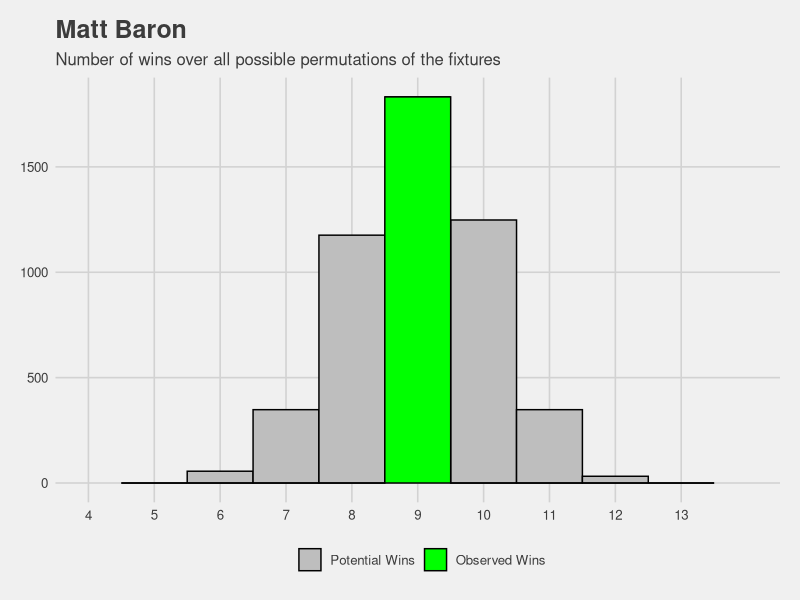
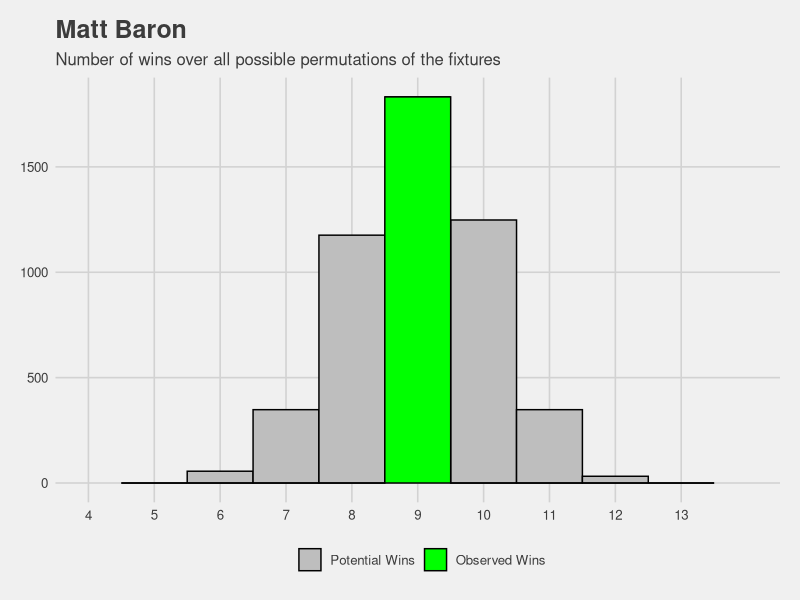

Write R code to recreate these figures, in order.
##%######################################################%##
#                                                          #
####                Get list of team IDs                ####
#                                                          #
##%######################################################%##

# 1 = Mara
# 2 = Paul
# 3 = Baron
# 4 = Bish
# 5 = Kirch
# 6 = Brown
# 7 = Pansini
# 8 = Rossi

##%######################################################%##
#                                                          #
####     Get all permutations of potential fixtures     ####
#                                                          #
##%######################################################%##

library(tidyverse)
library(ggthemes)
library(pracma)
all_fixtures <- data.frame(perms(c(1,2,4,5,6,7,8)))

##%######################################################%##
#                                                          #
####           Rename and add rounds 8 to 17            ####
#                                                          #
##%######################################################%##

all_fixtures <-
  all_fixtures %>%
  transmute("Round 1" = X1,
            "Round 2" = X2,
            "Round 3" = X3,
            "Round 4" = X4,
            "Round 5" = X5,
            "Round 6" = X6,
            "Round 7" = X7,
            "Round 8" = X1,
            "Round 9" = X2,
            "Round 10" = X3,
            "Round 11" = X4,
            "Round 15" = X5,
            "Round 16" = X6,
            "Total Wins" = 0)

##%######################################################%##
#                                                          #
####  Mutate to get scores by opponent for each round   ####
#                                                          #
##%######################################################%##

all_fixtures <-
all_fixtures %>%
  mutate(`Round 1` =
           case_when(
             `Round 1` == 8 ~ 1521,  # Rossi
             `Round 1` == 7 ~ 1502,  # Pansini
             `Round 1` == 6 ~ 1441,  # Brown
             `Round 1` == 5 ~ 1411,  # Kirch
             `Round 1` == 4 ~ 1381,  # Bish
             `Round 1` == 3 ~ 1500,  # Baron
             `Round 1` == 2 ~ 1550,  # Paul
             `Round 1` == 1 ~ 1583), # Mara
         
         `Round 2` =
           case_when(
             `Round 2` == 8 ~ 1586,  # Rossi
             `Round 2` == 7 ~ 1549,  # Pansini
             `Round 2` == 6 ~ 1582,  # Brown
             `Round 2` == 5 ~ 1493,  # Kirch
             `Round 2` == 4 ~ 1424,  # Bish
             `Round 2` == 3 ~ 1540,  # Baron
             `Round 2` == 2 ~ 1689,  # Paul
             `Round 2` == 1 ~ 1564), # Mara
         
         `Round 3` =
           case_when(
             `Round 3` == 8 ~ 1562,  # Rossi
             `Round 3` == 7 ~ 1523,  # Pansini
             `Round 3` == 6 ~ 1562,  # Brown
             `Round 3` == 5 ~ 1482,  # Kirch
             `Round 3` == 4 ~ 1477,  # Bish
             `Round 3` == 3 ~ 1518,  # Baron
             `Round 3` == 2 ~ 1601,  # Paul
             `Round 3` == 1 ~ 1500), # Mara
         
         `Round 4` =
           case_when(
             `Round 4` == 8 ~ 1532,  # Rossi
             `Round 4` == 7 ~ 1362,  # Pansini
             `Round 4` == 6 ~ 1577,  # Brown
             `Round 4` == 5 ~ 1597,  # Kirch
             `Round 4` == 4 ~ 1344,  # Bish
             `Round 4` == 3 ~ 1475,  # Baron
             `Round 4` == 2 ~ 1635,  # Paul
             `Round 4` == 1 ~ 1684), # Mara
         
         `Round 5` =
           case_when(
             `Round 5` == 8 ~ 1590,  # Rossi
             `Round 5` == 7 ~ 1524,  # Pansini
             `Round 5` == 6 ~ 1528,  # Brown
             `Round 5` == 5 ~ 1379,  # Kirch
             `Round 5` == 4 ~ 1530,  # Bish
             `Round 5` == 3 ~ 1546,  # Baron
             `Round 5` == 2 ~ 1574,  # Paul
             `Round 5` == 1 ~ 1635), # Mara
         
         `Round 6` =
           case_when(
             `Round 6` == 8 ~ 1577,  # Rossi
             `Round 6` == 7 ~ 1668,  # Pansini
             `Round 6` == 6 ~ 1480,  # Brown
             `Round 6` == 5 ~ 1500,  # Kirch
             `Round 6` == 4 ~ 1464,  # Bish
             `Round 6` == 3 ~ 1784,  # Baron
             `Round 6` == 2 ~ 1787,  # Paul
             `Round 6` == 1 ~ 1543), # Mara
         
         `Round 7` =
           case_when(
             `Round 7` == 8 ~ 1547,  # Rossi
             `Round 7` == 7 ~ 1589,  # Pansini
             `Round 7` == 6 ~ 1528,  # Brown
             `Round 7` == 5 ~ 1243,  # Kirch
             `Round 7` == 4 ~ 1487,  # Bish
             `Round 7` == 3 ~ 1624,  # Baron
             `Round 7` == 2 ~ 1634,  # Paul
             `Round 7` == 1 ~ 1640), # Mara
         
         `Round 8` =
           case_when(
             `Round 8` == 8 ~ 1645,  # Rossi
             `Round 8` == 7 ~ 1506,  # Pansini
             `Round 8` == 6 ~ 1467,  # Brown
             `Round 8` == 5 ~ 1391,  # Kirch
             `Round 8` == 4 ~ 1675,  # Bish
             `Round 8` == 3 ~ 1694,  # Baron
             `Round 8` == 2 ~ 1511,  # Paul
             `Round 8` == 1 ~ 1551), # Mara
         
         `Round 9` =
           case_when(
             `Round 9` == 8 ~ 1535,  # Rossi
             `Round 9` == 7 ~ 1701,  # Pansini
             `Round 9` == 6 ~ 1414,  # Brown
             `Round 9` == 5 ~ 1441,  # Kirch
             `Round 9` == 4 ~ 1479,  # Bish
             `Round 9` == 3 ~ 1726,  # Baron
             `Round 9` == 2 ~ 1468,  # Paul
             `Round 9` == 1 ~ 1640), # Mara
         
         `Round 10` =
           case_when(
             `Round 10` == 8 ~ 1521,  # Rossi
             `Round 10` == 7 ~ 1489,  # Pansini
             `Round 10` == 6 ~ 1464,  # Brown
             `Round 10` == 5 ~ 1420,  # Kirch
             `Round 10` == 4 ~ 1508,  # Bish
             `Round 10` == 3 ~ 1665,  # Baron
             `Round 10` == 2 ~ 1572,  # Paul
             `Round 10` == 1 ~ 1551), # Mara
         
         `Round 11` =
           case_when(
             `Round 11` == 8 ~ 1603,  # Rossi
             `Round 11` == 7 ~ 1594,  # Pansini
             `Round 11` == 6 ~ 1522,  # Brown
             `Round 11` == 5 ~ 1422,  # Kirch
             `Round 11` == 4 ~ 1613,  # Bish
             `Round 11` == 3 ~ 1731,  # Baron
             `Round 11` == 2 ~ 1736,  # Paul
             `Round 11` == 1 ~ 1542), # Mara
         
         `Round 15` =
           case_when(
             `Round 15` == 8 ~ 1696,  # Rossi
             `Round 15` == 7 ~ 1534,  # Pansini
             `Round 15` == 6 ~ 1618,  # Brown
             `Round 15` == 5 ~ 1550,  # Kirch
             `Round 15` == 4 ~ 1453,  # Bish
             `Round 15` == 3 ~ 1677,  # Baron
             `Round 15` == 2 ~ 1569,  # Paul
             `Round 15` == 1 ~ 1493), # Mara
         
         `Round 16` =
           case_when(
             `Round 16` == 8 ~ 1704,  # Rossi
             `Round 16` == 7 ~ 1649,  # Pansini
             `Round 16` == 6 ~ 1731,  # Brown
             `Round 16` == 5 ~ 1307,  # Kirch
             `Round 16` == 4 ~ 1661,  # Bish
             `Round 16` == 3 ~ 1696,  # Baron
             `Round 16` == 2 ~ 1643,  # Paul
             `Round 16` == 1 ~ 1465)) # Mara
         
##%######################################################%##
#                                                          #
####      Get win or loss as Boolean true / false       ####
#                                                          #
##%######################################################%##

all_results <-
  all_fixtures %>%
  mutate(`Round 1` = ifelse(`Round 1` < 1500, TRUE, FALSE)) %>%
  mutate(`Round 2` = ifelse(`Round 2` < 1540, TRUE, FALSE)) %>%
  mutate(`Round 3` = ifelse(`Round 3` < 1518, TRUE, FALSE)) %>%
  mutate(`Round 4` = ifelse(`Round 4` < 1475, TRUE, FALSE)) %>%
  mutate(`Round 5` = ifelse(`Round 5` < 1546, TRUE, FALSE)) %>%
  mutate(`Round 6` = ifelse(`Round 6` < 1784, TRUE, FALSE)) %>%
  mutate(`Round 7` = ifelse(`Round 7` < 1624, TRUE, FALSE)) %>%
  mutate(`Round 8` = ifelse(`Round 8` < 1694, TRUE, FALSE)) %>%
  mutate(`Round 9` = ifelse(`Round 9` < 1726, TRUE, FALSE)) %>%
  mutate(`Round 10` = ifelse(`Round 10` < 1665, TRUE, FALSE)) %>%
  mutate(`Round 11` = ifelse(`Round 11` < 1731, TRUE, FALSE)) %>%
  mutate(`Round 15` = ifelse(`Round 15` < 1677, TRUE, FALSE)) %>%
  mutate(`Round 16` = ifelse(`Round 16` < 1696, TRUE, FALSE))

all_results$`Total Wins` <- rowSums(all_results[,1:13])

##%######################################################%##
#                                                          #
####      Get distribution of results vs observed       ####
#                                                          #
##%######################################################%##

# Table
all_results_summary <-
all_results %>%
  summarise(
    min = min(`Total Wins`),
    mode = Mode(`Total Wins`),
    mean = mean(`Total Wins`),
    max = max(`Total Wins`))

# Plot
all_results %>%
  ggplot(mapping = aes(x = `Total Wins`, fill = `Total Wins` == 9)) +
  geom_histogram(binwidth = 1, colour = "black") +
  scale_fill_manual(values = c("grey", "green"), name = "", labels = c("Potential Wins", "Observed Wins")) +
  scale_x_continuous(limits = c(4,14), breaks = seq(0, 13, by = 1)) +
  ggtitle("Matt Baron", subtitle = "Number of wins over all possible permutations of the fixtures") +
  theme_fivethirtyeight()

# Save plot to output folder
ggsave("Output/expected_vs_observed_wins_baron.png")

##%######################################################%##
#                                                          #
#### Get difference between observed and expected wins  ####
#                                                          #
##%######################################################%##

observed_vs_expected_wins_03 <-
  tibble(
    Coach = "Matt Baron",
    `Observed Wins` = 9,
    `Expected Wins` = all_results_summary$mode)
